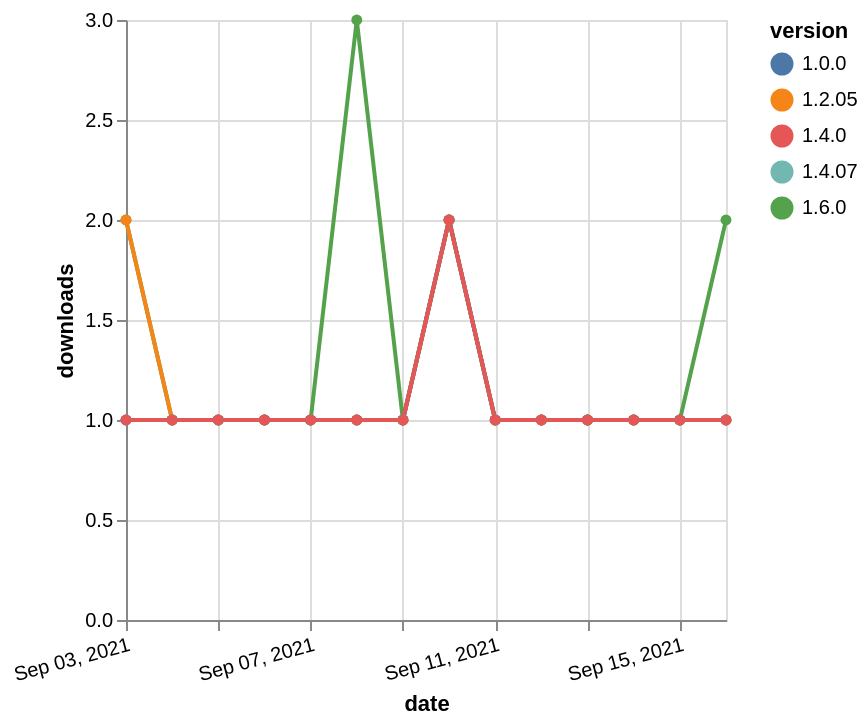

Vega-Lite specification for this chart:
### Vega-Lite specification from a JSON file in a GitHub repository (floating-point values rounded to 4 significant figures)
{"$schema": "https://vega.github.io/schema/vega-lite/v5.json", "description": "A simple bar chart with embedded data.", "data": {"values": [{"date": "2021-09-03", "total": 137, "delta": 1, "version": "1.4.07"}, {"date": "2021-09-04", "total": 138, "delta": 1, "version": "1.4.07"}, {"date": "2021-09-05", "total": 139, "delta": 1, "version": "1.4.07"}, {"date": "2021-09-06", "total": 140, "delta": 1, "version": "1.4.07"}, {"date": "2021-09-07", "total": 141, "delta": 1, "version": "1.4.07"}, {"date": "2021-09-08", "total": 142, "delta": 1, "version": "1.4.07"}, {"date": "2021-09-09", "total": 143, "delta": 1, "version": "1.4.07"}, {"date": "2021-09-10", "total": 145, "delta": 2, "version": "1.4.07"}, {"date": "2021-09-11", "total": 146, "delta": 1, "version": "1.4.07"}, {"date": "2021-09-12", "total": 147, "delta": 1, "version": "1.4.07"}, {"date": "2021-09-13", "total": 148, "delta": 1, "version": "1.4.07"}, {"date": "2021-09-14", "total": 149, "delta": 1, "version": "1.4.07"}, {"date": "2021-09-15", "total": 150, "delta": 1, "version": "1.4.07"}, {"date": "2021-09-16", "total": 151, "delta": 1, "version": "1.4.07"}, {"date": "2021-09-03", "total": 129, "delta": 2, "version": "1.6.0"}, {"date": "2021-09-04", "total": 130, "delta": 1, "version": "1.6.0"}, {"date": "2021-09-05", "total": 131, "delta": 1, "version": "1.6.0"}, {"date": "2021-09-06", "total": 132, "delta": 1, "version": "1.6.0"}, {"date": "2021-09-07", "total": 133, "delta": 1, "version": "1.6.0"}, {"date": "2021-09-08", "total": 136, "delta": 3, "version": "1.6.0"}, {"date": "2021-09-09", "total": 137, "delta": 1, "version": "1.6.0"}, {"date": "2021-09-10", "total": 139, "delta": 2, "version": "1.6.0"}, {"date": "2021-09-11", "total": 140, "delta": 1, "version": "1.6.0"}, {"date": "2021-09-12", "total": 141, "delta": 1, "version": "1.6.0"}, {"date": "2021-09-13", "total": 142, "delta": 1, "version": "1.6.0"}, {"date": "2021-09-14", "total": 143, "delta": 1, "version": "1.6.0"}, {"date": "2021-09-15", "total": 144, "delta": 1, "version": "1.6.0"}, {"date": "2021-09-16", "total": 146, "delta": 2, "version": "1.6.0"}, {"date": "2021-09-03", "total": 173, "delta": 2, "version": "1.2.05"}, {"date": "2021-09-04", "total": 174, "delta": 1, "version": "1.2.05"}, {"date": "2021-09-05", "total": 175, "delta": 1, "version": "1.2.05"}, {"date": "2021-09-06", "total": 176, "delta": 1, "version": "1.2.05"}, {"date": "2021-09-07", "total": 177, "delta": 1, "version": "1.2.05"}, {"date": "2021-09-08", "total": 178, "delta": 1, "version": "1.2.05"}, {"date": "2021-09-09", "total": 179, "delta": 1, "version": "1.2.05"}, {"date": "2021-09-10", "total": 181, "delta": 2, "version": "1.2.05"}, {"date": "2021-09-11", "total": 182, "delta": 1, "version": "1.2.05"}, {"date": "2021-09-12", "total": 183, "delta": 1, "version": "1.2.05"}, {"date": "2021-09-13", "total": 184, "delta": 1, "version": "1.2.05"}, {"date": "2021-09-14", "total": 185, "delta": 1, "version": "1.2.05"}, {"date": "2021-09-15", "total": 186, "delta": 1, "version": "1.2.05"}, {"date": "2021-09-16", "total": 187, "delta": 1, "version": "1.2.05"}, {"date": "2021-09-03", "total": 199, "delta": 1, "version": "1.0.0"}, {"date": "2021-09-04", "total": 200, "delta": 1, "version": "1.0.0"}, {"date": "2021-09-05", "total": 201, "delta": 1, "version": "1.0.0"}, {"date": "2021-09-06", "total": 202, "delta": 1, "version": "1.0.0"}, {"date": "2021-09-07", "total": 203, "delta": 1, "version": "1.0.0"}, {"date": "2021-09-08", "total": 204, "delta": 1, "version": "1.0.0"}, {"date": "2021-09-09", "total": 205, "delta": 1, "version": "1.0.0"}, {"date": "2021-09-10", "total": 207, "delta": 2, "version": "1.0.0"}, {"date": "2021-09-11", "total": 208, "delta": 1, "version": "1.0.0"}, {"date": "2021-09-12", "total": 209, "delta": 1, "version": "1.0.0"}, {"date": "2021-09-13", "total": 210, "delta": 1, "version": "1.0.0"}, {"date": "2021-09-14", "total": 211, "delta": 1, "version": "1.0.0"}, {"date": "2021-09-15", "total": 212, "delta": 1, "version": "1.0.0"}, {"date": "2021-09-16", "total": 213, "delta": 1, "version": "1.0.0"}, {"date": "2021-09-03", "total": 159, "delta": 1, "version": "1.4.0"}, {"date": "2021-09-04", "total": 160, "delta": 1, "version": "1.4.0"}, {"date": "2021-09-05", "total": 161, "delta": 1, "version": "1.4.0"}, {"date": "2021-09-06", "total": 162, "delta": 1, "version": "1.4.0"}, {"date": "2021-09-07", "total": 163, "delta": 1, "version": "1.4.0"}, {"date": "2021-09-08", "total": 164, "delta": 1, "version": "1.4.0"}, {"date": "2021-09-09", "total": 165, "delta": 1, "version": "1.4.0"}, {"date": "2021-09-10", "total": 167, "delta": 2, "version": "1.4.0"}, {"date": "2021-09-11", "total": 168, "delta": 1, "version": "1.4.0"}, {"date": "2021-09-12", "total": 169, "delta": 1, "version": "1.4.0"}, {"date": "2021-09-13", "total": 170, "delta": 1, "version": "1.4.0"}, {"date": "2021-09-14", "total": 171, "delta": 1, "version": "1.4.0"}, {"date": "2021-09-15", "total": 172, "delta": 1, "version": "1.4.0"}, {"date": "2021-09-16", "total": 173, "delta": 1, "version": "1.4.0"}]}, "width": "container", "mark": {"type": "line", "point": {"filled": true}}, "encoding": {"x": {"field": "date", "type": "temporal", "timeUnit": "yearmonthdate", "title": "date", "axis": {"labelAngle": -15}}, "y": {"field": "delta", "type": "quantitative", "title": "downloads"}, "color": {"field": "version", "type": "nominal"}, "tooltip": {"field": "delta"}}}
